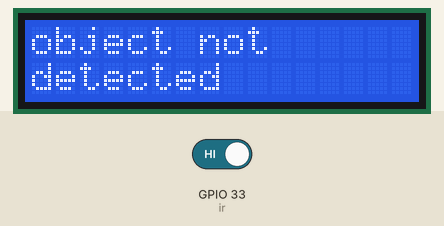
This sketch was run on a simulated ESP32. On the bench: 16×2 character LCD. The inputs (shaded band) are chosen by the test bench; at power-on: GPIO 33 (ir) HIGH.

Above: at 1.2 s.
1.3 s: GPIO 33 (ir) driven LOW
At 2.5 s:
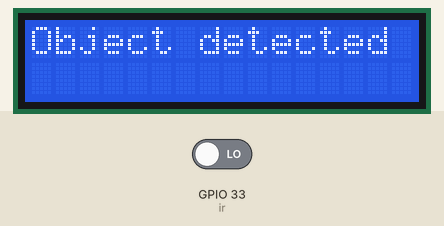
4.0 s: GPIO 33 (ir) driven HIGH
At 4.7 s:
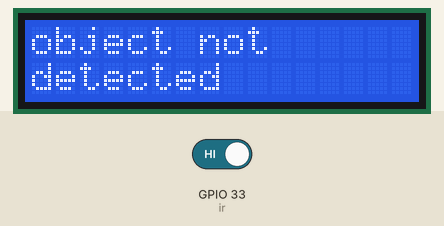
Timing chart, 0 to 7.0 s (numbered marks = the images above; inputs shaded):
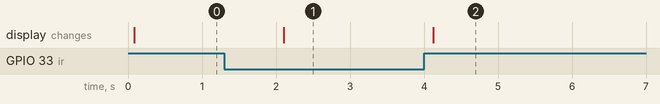

Measured:
- after the input at 1.3 s, the display: changes after 0.80 s (image 1)
- after the input at 4.0 s, the display: changes after 0.12 s (image 2)

The sketch:

ir_and_lcd.ino
```cpp
#include <Wire.h>
#include <LiquidCrystal_I2C.h>

#define ir  33

int irout = 0;

LiquidCrystal_I2C lcd(0x3F, 16, 2);

void setup() {
  lcd.begin();
  lcd.backlight();
  Serial.begin(115200);
  pinMode(ir,INPUT);
}

void loop() {

  irout = digitalRead(ir);

  if( irout == 0)
  {
    lcd.clear();
    lcd.setCursor(0,0);
    lcd.print("Object detected");
    delay(2000);
  }
  else if(irout == 1)
  {
    lcd.clear();
    lcd.setCursor(0,0);
    lcd.print("object not");
    lcd.setCursor(0,1);
    lcd.print("detected");
    delay(2000);
  }

}
```
